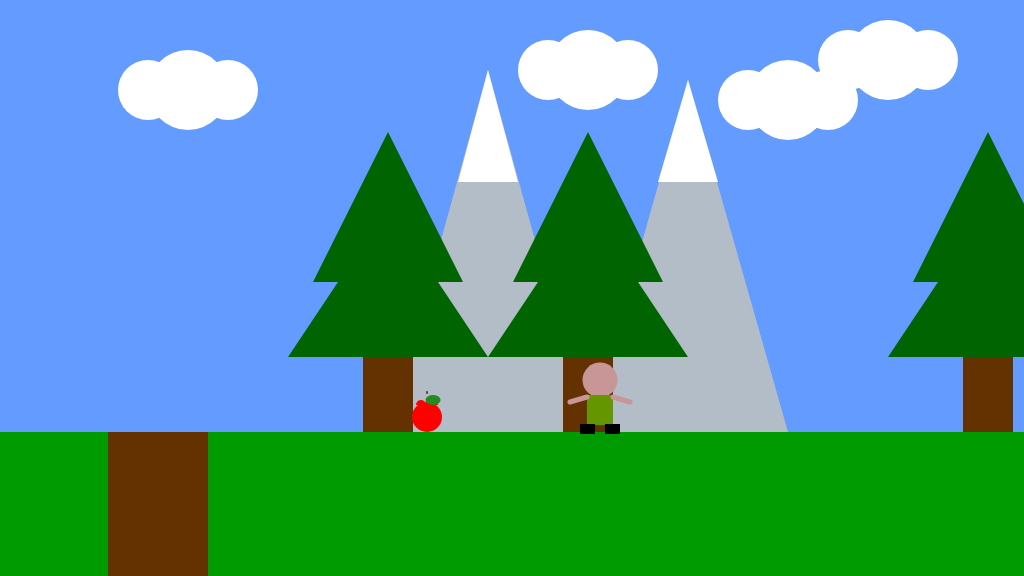
Frame 1 (no input)
Frame 60 (no input): identical to frame 1, image omitted
Frame 120 (the mouse pressed at the canvas centre since frame 60): identical to frame 1, image omitted

The p5.js sketch that drew this single still picture (run headless with seeded random() and noise() and a simulated clock; from frame 60 on, the mouse is pressed at the canvas centre):

// p5.js sketch
// ── sketch.js
/*

Game Project 4 - Side Scrolling

Mid Term Assignment

*/

var gameChar_x;
var gameChar_y;
var floorPos_y;

var isLeft;
var isRight;
var isFallingDueToGravity;
var isFallingDownCanyon;
var isJumping;
var ignoreSpacebar;

var collectable;
var canyon;

var trees_x;
var treePos_y;

var clouds_x;
var clouds_y;

var mountains_x;
var mountains_y;
var mountains_height;

// var scrollPos;
var gameChar_world_x;

var cameraPosX;

function apple(x_pos, y_pos, size) {
  // Main apple body
  fill(255, 0, 0);
  noStroke();
  ellipse(x_pos, y_pos - 15, size, size);

  fill(255, 0, 0);
  arc(x_pos + 6, y_pos - 27, size - 20, size - 20, PI, TWO_PI);
  arc(x_pos - 6, y_pos - 27, size - 20, size - 20, PI, TWO_PI);

  stroke(101, 67, 33);
  strokeWeight(2);
  line(x_pos, y_pos - 40, x_pos, y_pos - 39);

  fill(34, 139, 34);
  noStroke();
  ellipse(x_pos + 6, y_pos - 32, size - 15, size - 20);
}

function drawCloud(x_pos, y_pos, size) {
  fill(255, 255, 255);
  ellipse(x_pos + 200, y_pos + 150, 80, 80);
  ellipse(x_pos + 160, y_pos + 150, 60, 60);
  ellipse(x_pos + 240, y_pos + 150, 60, 60);
}

function drawMountainUpdated(x_pos, y_pos, height) {
  fill(179, 189, 199);
  noStroke();
  triangle(x_pos, y_pos, x_pos + 100, height, x_pos + 200, y_pos);
  fill(255, 255, 255);
  triangle(
    x_pos + 70,
    y_pos - 250,
    x_pos + 100,
    height,
    x_pos + 200 - 70,
    y_pos - 250,
  );
}

function setup() {
  createCanvas(1024, 576);
  floorPos_y = (height * 3) / 4;
  gameChar_x = width / 2;
  gameChar_y = floorPos_y;

  isLeft = false;
  isRight = false;
  isFallingDueToGravity = false;
  isFallingDownCanyon = false;
  isJumping = false;

  collectable = {
    x_pos: 339,
    y_pos: 432,
    size: 30,
    isFound: false,
  };

  canyon = {
    x_pos: 20,
    width: 100,
  };

  ignoreSpacebar = false;

  trees_x = [300, 500, 900, 1200, 1450];
  treePos_y = floorPos_y;

  clouds_x = [-100, 300, 500, , 600, 900, 1100, 1300];
  clouds_y = [-60, -80, -50, -70, -90, -70, -100];

  mountains_x = [300, 500];
  mountains_y = 432;
  mountains_height = [70, 80];

  // scrollPos = 0;
  gameChar_world_x = gameChar_x;

  cameraPosX = 0;
}

function draw() {
  ///////////DRAWING CODE//////////
  console.log(gameChar_x, cameraPosX);
  cameraPosX = gameChar_x - 600;

  background(100, 155, 255); //fill the sky blue
  if (!isFallingDownCanyon) gameChar_y = Math.min(432, gameChar_y);

  noStroke();
  fill(0, 155, 0);
  rect(0, floorPos_y, width, height - floorPos_y); //draw some green ground
  // console.log(scrollPos);
  push();

  translate(-cameraPosX, 0);

  for (let i = 0; i < clouds_x.length; i++) {
    // let cloudScreenX = clouds_x[i] + scrollPos;
    let cloudScreenX = clouds_x[i];
    drawCloud(cloudScreenX, clouds_y[i]);
  }

  for (let i = 0; i < mountains_x.length; i++) {
    let mountainScreenX = mountains_x[i];
    drawMountainUpdated(mountainScreenX, mountains_y, mountains_height[i]);
  }

  for (let i = 0; i < trees_x.length; i++) {
    let treeScreenX = trees_x[i];

    fill(100, 50, 0);
    rect(treeScreenX - 25, -150 + treePos_y, 50, 150);
    fill(0, 100, 0);
    triangle(
      treeScreenX - 75,
      treePos_y - 150,
      treeScreenX,
      treePos_y - 300,
      treeScreenX + 75,
      treePos_y - 150,
    );
    triangle(
      treeScreenX - 100,
      treePos_y - 75,
      treeScreenX,
      treePos_y - 225,
      treeScreenX + 100,
      treePos_y - 75,
    );
  }

  // draw collectable

  let collectableScreenX = collectable.x_pos;

  if (dist(gameChar_x, gameChar_y, collectable.x_pos, collectable.y_pos) < 20) {
    collectable.isFound = true;
  }
  if (!collectable.isFound) {
    // apple(collectable.x_pos - 36, collectable.y_pos, collectable.size);
    apple(collectableScreenX, collectable.y_pos, collectable.size);

    // apple(collectable.x_pos + 100, collectable.y_pos, collectable.size);
    // apple(canyon.x_pos - 310, collectable.y_pos, collectable.size);
  }

  // Draw the canyon

  let canyonScreenX = canyon.x_pos;
  fill(100, 50, 0);
  rect(canyonScreenX, 432, canyon.width, 144);

  //the game character
  if (isLeft && isJumping) {
    // add your jumping-left code
    fill(200, 150, 150);

    ellipse(gameChar_x, gameChar_y - 57, 35);

    fill(100, 150, 0);

    rect(gameChar_x - 13, gameChar_y - 42, 26, 30);

    fill(0);

    rect(gameChar_x - 20, gameChar_y - 13, 15, 10);

    rect(gameChar_x + 5, gameChar_y - 13, 10, 15);
    // Draw the arms
    stroke(200, 150, 150);
    strokeWeight(5);
    line(gameChar_x - 13, gameChar_y - 35, gameChar_x - 30, gameChar_y - 30);
    line(gameChar_x + 13, gameChar_y - 35, gameChar_x - 4, gameChar_y - 30);
    strokeWeight(1);
    // Draw the arms
    stroke(200, 150, 150);
    strokeWeight(5);
    line(gameChar_x - 13, gameChar_y - 35, gameChar_x - 30, gameChar_y - 30);
    line(gameChar_x + 13, gameChar_y - 35, gameChar_x - 4, gameChar_y - 30);
    strokeWeight(1);
  } else if (isRight && isJumping) {
    // add your jumping-right code
    fill(200, 150, 150);

    ellipse(gameChar_x, gameChar_y - 57, 35);

    fill(100, 150, 0);

    rect(gameChar_x - 13, gameChar_y - 42, 26, 30);

    fill(0);

    rect(gameChar_x - 15, gameChar_y - 13, 10, 15);

    rect(gameChar_x + 5, gameChar_y - 13, 15, 10);

    // Draw the arms
    stroke(200, 150, 150);
    strokeWeight(5);
    line(gameChar_x - 13, gameChar_y - 35, gameChar_x + 4, gameChar_y - 30);
    line(gameChar_x + 13, gameChar_y - 35, gameChar_x + 30, gameChar_y - 30);
    strokeWeight(1);
  } else if (isLeft) {
    // add your walking left code

    fill(200, 150, 150);

    ellipse(gameChar_x, gameChar_y - 52, 35);

    fill(100, 150, 0);

    rect(gameChar_x - 13, gameChar_y - 37, 26, 30);

    fill(0);

    rect(gameChar_x - 20, gameChar_y - 8, 15, 10);

    rect(gameChar_x, gameChar_y - 8, 15, 10);

    // Draw the arms
    stroke(200, 150, 150);
    strokeWeight(5);
    line(gameChar_x - 13, gameChar_y - 35, gameChar_x - 30, gameChar_y - 30);
    line(gameChar_x + 13, gameChar_y - 35, gameChar_x - 4, gameChar_y - 30);
    strokeWeight(1);
  } else if (isRight) {
    // add your walking right code
    fill(200, 150, 150);

    ellipse(gameChar_x, gameChar_y - 52, 35);

    fill(100, 150, 0);

    rect(gameChar_x - 13, gameChar_y - 37, 26, 30);

    fill(0);

    rect(gameChar_x - 15, gameChar_y - 8, 15, 10);

    rect(gameChar_x + 5, gameChar_y - 8, 15, 10);

    // Draw the arms
    stroke(200, 150, 150);
    strokeWeight(5);
    line(gameChar_x - 13, gameChar_y - 35, gameChar_x + 4, gameChar_y - 30);
    line(gameChar_x + 13, gameChar_y - 35, gameChar_x + 30, gameChar_y - 30);
    strokeWeight(1);
  } else if (isJumping || isFallingDueToGravity) {
    // add your jumping facing forwards code
    fill(200, 150, 150);

    ellipse(gameChar_x, gameChar_y - 57, 35);

    fill(100, 150, 0);

    rect(gameChar_x - 13, gameChar_y - 42, 26, 30);

    fill(0);

    rect(gameChar_x - 15, gameChar_y - 13, 10, 15);

    rect(gameChar_x + 5, gameChar_y - 13, 10, 15);

    // Draw the arms
    stroke(200, 150, 150);
    strokeWeight(5);
    line(gameChar_x - 13, gameChar_y - 35, gameChar_x - 30, gameChar_y - 40);
    line(gameChar_x + 13, gameChar_y - 35, gameChar_x + 30, gameChar_y - 40);
    strokeWeight(1);
  } else {
    // add your standing front facing code
    // Draw the head
    fill(200, 150, 150);

    ellipse(gameChar_x, gameChar_y - 52, 35);

    // Draw the body
    fill(100, 150, 0);

    rect(gameChar_x - 13, gameChar_y - 37, 26, 30);

    // Draw the legs
    fill(0);

    rect(gameChar_x - 20, gameChar_y - 8, 15, 10);

    rect(gameChar_x + 5, gameChar_y - 8, 15, 10);

    // Draw the arms
    stroke(200, 150, 150);
    strokeWeight(5);
    line(gameChar_x - 13, gameChar_y - 35, gameChar_x - 30, gameChar_y - 30);
    line(gameChar_x + 13, gameChar_y - 35, gameChar_x + 30, gameChar_y - 30);
  }

  pop();

  // FALLING DOWN CANYON LOGIC

  if (
    gameChar_x > canyon.x_pos + 50 &&
    gameChar_x < canyon.x_pos + canyon.width
  ) {
    isFallingDownCanyon = true;
  } else {
    isFallingDownCanyon = false;
  }

  ///////////INTERACTION CODE//////////
  //Put conditional statements to move the game character below here

  if (isFallingDownCanyon && gameChar_y >= 432) {
    gameChar_y += 10; // Fall faster into the canyon
    if (gameChar_y >= height) {
      gameChar_y = height; // Stop falling once at the bottom

      ignoreSpacebar = false;

      if (isJumping && gameChar_y == 576) {
        console.log(
          'Jumping at bottom of canyon',
          gameChar_y,
          'isFallingDownCanyon',
          isFallingDownCanyon,
        );
        gameChar_y -= 100;
        isJumping = false;

        if (gameChar_y >= 476) {
          console.log(
            'Jumping at bottom of canyon',
            gameChar_y,
            'isFallingDownCanyon',
            isFallingDownCanyon,
          );
          gameChar_y += 10;
        }
      }
    }
  } else {
    if (isLeft) {
      gameChar_x -= 5;
    } else if (isRight) {
      gameChar_x += 5;
    } else if (isJumping && gameChar_y > 400) {
      gameChar_y -= 15;
    }

    if (ignoreSpacebar && gameChar_y <= 432) {
      isJumping = false;
      ignoreSpacebar = false;
    }

    if (isLeft && isJumping && gameChar_y > 400) {
      gameChar_y -= 20;
    } else if (!isJumping && gameChar_y < 432) {
      gameChar_y += 15;
    } else if (isRight && isJumping && gameChar_y > 400) {
      gameChar_y -= 15;
    } else if (!isJumping && gameChar_y < 432) {
      gameChar_y += 15;
    }
  }
}

function keyPressed() {
  if (keyCode == 37 && !isFallingDownCanyon) {
    isLeft = true;
  } else if (keyCode == 39 && !isFallingDownCanyon) {
    isRight = true;
  } else if (keyCode == 32) {
    if (!ignoreSpacebar) {
      isJumping = true;
      setTimeout(() => {
        ignoreSpacebar = true;
      }, 300);
    } else {
    }
  }

  if ((keyCode == 32 && isLeft) || (keyCode == 32 && isRight)) {
    isJumping = true;
  }
}

function keyReleased() {
  if (keyCode == 37) {
    isLeft = false;
  } else if (keyCode == 39) {
    isRight = false;
  }

  if (keyCode == 32) {
    isJumpings = false;
  }
}
